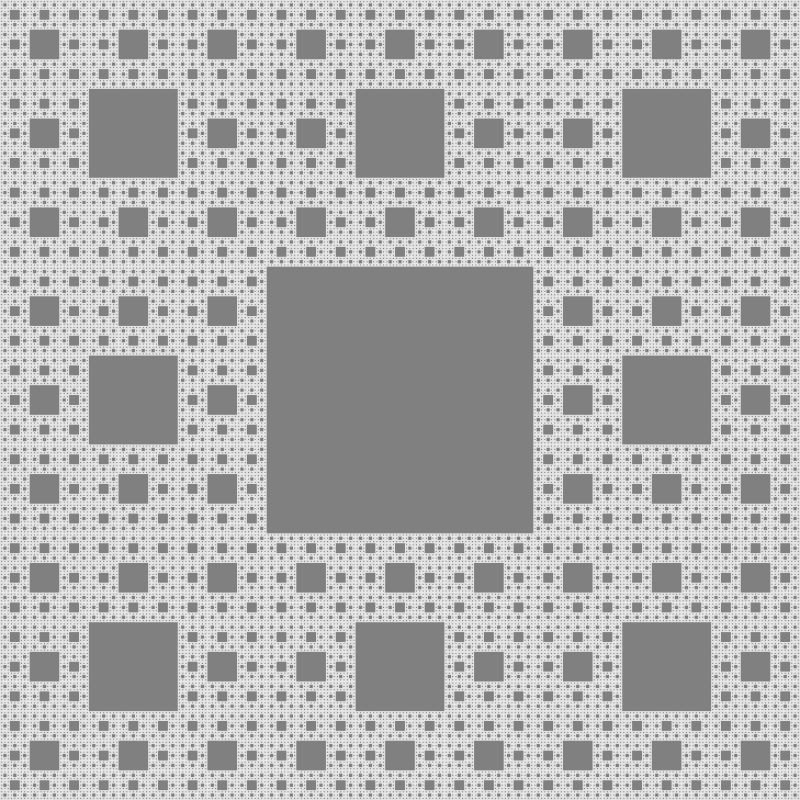
Frame 1 (no input)
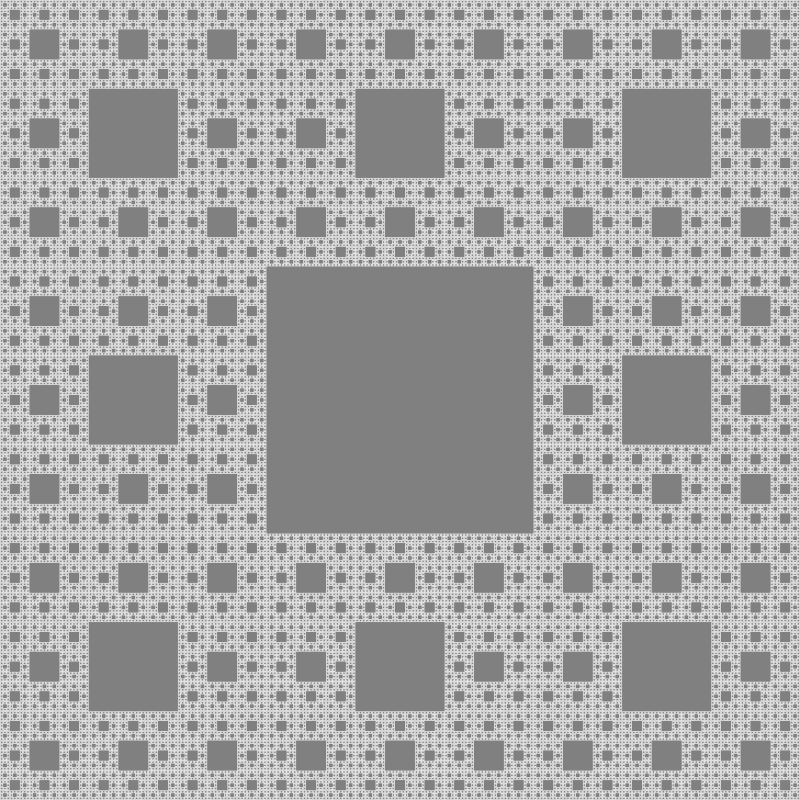
Frame 2 (the mouse pressed at the canvas centre, redrawn once)

The Processing sketch that drew these frames (run headless with seeded random() and noise(); the mouse was pressed at the canvas centre and the sketch redrawn once):

// Processing sketch: sierpinski_carpet
// ── sierpinski_carpet.pde
/* Sierpinski carpet */
void setup() {
    size(800, 800);   // 表示ウィンドウのサイズ設定
    background(240);  // 背景色の設定
    noLoop();         // draw関数を一度だけ実行
    noStroke();       // 図形の輪郭線なし
    fill(128);        // 図形色の設定
}

void draw() {
    carpet(0, 0, width, 7);
}

void carpet(float x, float y, float l, int n) {  /* 左上座標(x, y)，辺 lの正方形；再帰の深さn */
    if( n <= 0 ){
        return ;
    }

    float sqlen = l / 3;  // 小正方形の辺の長さ

    square(x+sqlen, y+sqlen, sqlen);  // 中心
    carpet(x        , y        , sqlen, n-1);  // 上左
    carpet(x+sqlen  , y        , sqlen, n-1);  // 上中
    carpet(x+2*sqlen, y        , sqlen, n-1);  // 上右
    carpet(x        , y+sqlen  , sqlen, n-1);  // 中左
    carpet(x+2*sqlen, y+sqlen  , sqlen, n-1);  // 中右
    carpet(x        , y+2*sqlen, sqlen, n-1);  // 下左
    carpet(x+sqlen  , y+2*sqlen, sqlen, n-1);  // 下中
    carpet(x+2*sqlen, y+2*sqlen, sqlen, n-1);  // 下右
}
